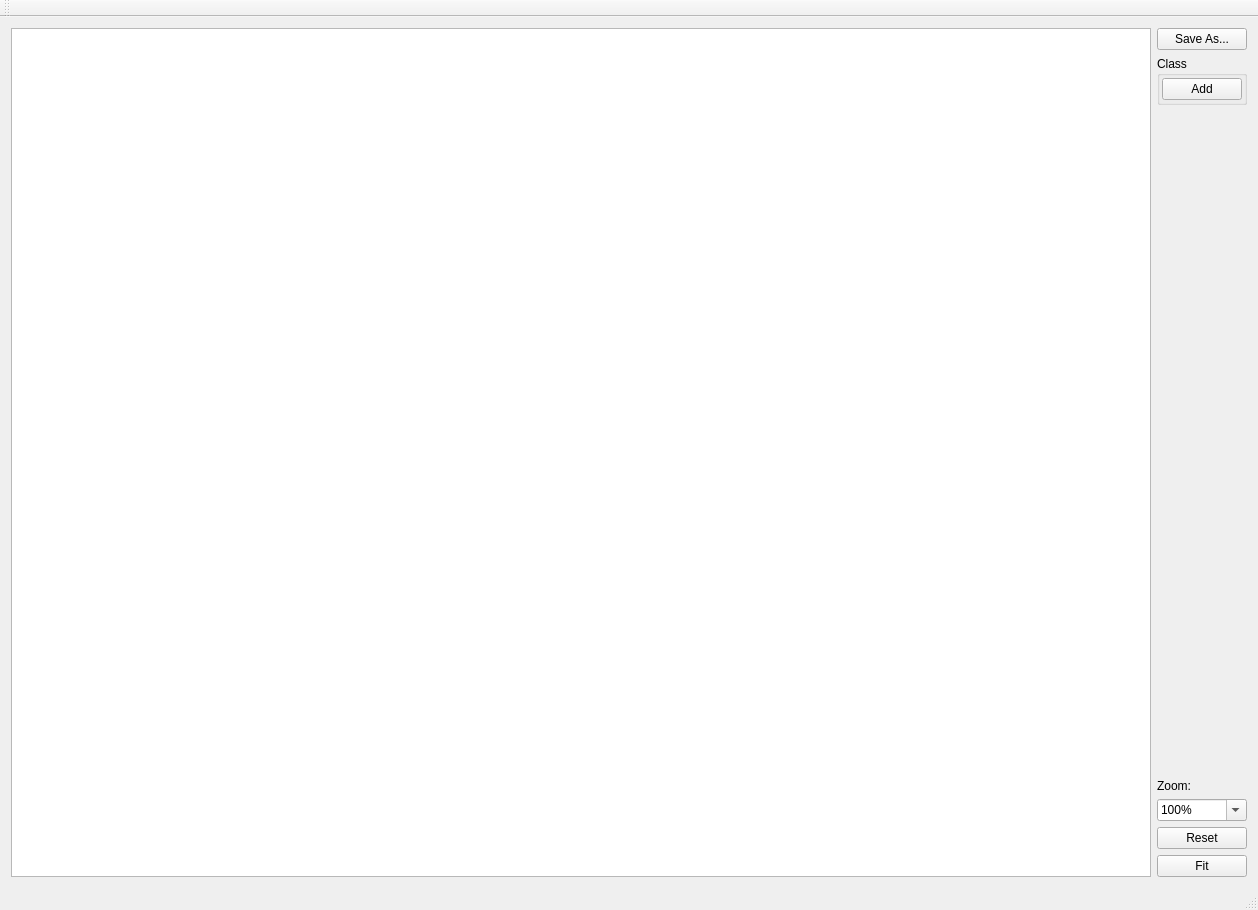
<?xml version="1.0" encoding="UTF-8"?>
<ui version="4.0">
 <class>ggClassyMainWindow</class>
 <widget class="QMainWindow" name="ggClassyMainWindow">
  <property name="geometry">
   <rect>
    <x>0</x>
    <y>0</y>
    <width>1258</width>
    <height>910</height>
   </rect>
  </property>
  <property name="windowTitle">
   <string>Classy Architect</string>
  </property>
  <widget class="QWidget" name="centralWidget">
   <layout class="QHBoxLayout" name="horizontalLayout">
    <item>
     <widget class="ggGraphicsView" name="mGraphicsView">
      <property name="renderHints">
       <set>QPainter::Antialiasing|QPainter::TextAntialiasing</set>
      </property>
      <property name="transformationAnchor">
       <enum>QGraphicsView::NoAnchor</enum>
      </property>
     </widget>
    </item>
    <item>
     <layout class="QVBoxLayout" name="verticalLayout_3">
      <item>
       <widget class="QPushButton" name="mSaveAsPushButton">
        <property name="text">
         <string>Save As...</string>
        </property>
       </widget>
      </item>
      <item>
       <widget class="QGroupBox" name="groupBox_2">
        <property name="title">
         <string>Class</string>
        </property>
        <layout class="QVBoxLayout" name="verticalLayout">
         <property name="spacing">
          <number>2</number>
         </property>
         <property name="leftMargin">
          <number>2</number>
         </property>
         <property name="topMargin">
          <number>2</number>
         </property>
         <property name="rightMargin">
          <number>2</number>
         </property>
         <property name="bottomMargin">
          <number>2</number>
         </property>
         <item>
          <widget class="QPushButton" name="mAddClassPushButton">
           <property name="sizePolicy">
            <sizepolicy hsizetype="Preferred" vsizetype="Fixed">
             <horstretch>0</horstretch>
             <verstretch>0</verstretch>
            </sizepolicy>
           </property>
           <property name="text">
            <string>Add</string>
           </property>
          </widget>
         </item>
        </layout>
       </widget>
      </item>
      <item>
       <spacer name="verticalSpacer">
        <property name="orientation">
         <enum>Qt::Vertical</enum>
        </property>
        <property name="sizeHint" stdset="0">
         <size>
          <width>48</width>
          <height>88</height>
         </size>
        </property>
       </spacer>
      </item>
      <item>
       <widget class="QLabel" name="mZoomLabel">
        <property name="text">
         <string>Zoom:</string>
        </property>
       </widget>
      </item>
      <item>
       <widget class="QComboBox" name="mZoomComboBox">
        <property name="editable">
         <bool>true</bool>
        </property>
        <property name="currentIndex">
         <number>3</number>
        </property>
        <property name="insertPolicy">
         <enum>QComboBox::NoInsert</enum>
        </property>
        <item>
         <property name="text">
          <string>10%</string>
         </property>
        </item>
        <item>
         <property name="text">
          <string>20%</string>
         </property>
        </item>
        <item>
         <property name="text">
          <string>50%</string>
         </property>
        </item>
        <item>
         <property name="text">
          <string>100%</string>
         </property>
        </item>
        <item>
         <property name="text">
          <string>200%</string>
         </property>
        </item>
        <item>
         <property name="text">
          <string>500%</string>
         </property>
        </item>
        <item>
         <property name="text">
          <string>1000%</string>
         </property>
        </item>
       </widget>
      </item>
      <item>
       <widget class="QPushButton" name="mZoomResetPushButton">
        <property name="text">
         <string>Reset</string>
        </property>
       </widget>
      </item>
      <item>
       <widget class="QPushButton" name="mZoomFitPushButton">
        <property name="sizePolicy">
         <sizepolicy hsizetype="Preferred" vsizetype="Fixed">
          <horstretch>0</horstretch>
          <verstretch>0</verstretch>
         </sizepolicy>
        </property>
        <property name="text">
         <string>Fit</string>
        </property>
       </widget>
      </item>
     </layout>
    </item>
   </layout>
  </widget>
  <widget class="QToolBar" name="mainToolBar">
   <attribute name="toolBarArea">
    <enum>TopToolBarArea</enum>
   </attribute>
   <attribute name="toolBarBreak">
    <bool>false</bool>
   </attribute>
  </widget>
  <widget class="QStatusBar" name="statusBar"/>
  <widget class="QMenuBar" name="menuBar">
   <property name="geometry">
    <rect>
     <x>0</x>
     <y>0</y>
     <width>1258</width>
     <height>22</height>
    </rect>
   </property>
  </widget>
 </widget>
 <layoutdefault spacing="6" margin="11"/>
 <customwidgets>
  <customwidget>
   <class>ggGraphicsView</class>
   <extends>QGraphicsView</extends>
   <header location="global">ClassyGraphics/ggGraphicsView.h</header>
   <slots>
    <slot>SetZoom100()</slot>
    <slot>SetZoomFit()</slot>
   </slots>
  </customwidget>
 </customwidgets>
 <resources/>
 <connections/>
 <slots>
  <slot>SetZoom(QString)</slot>
 </slots>
</ui>
